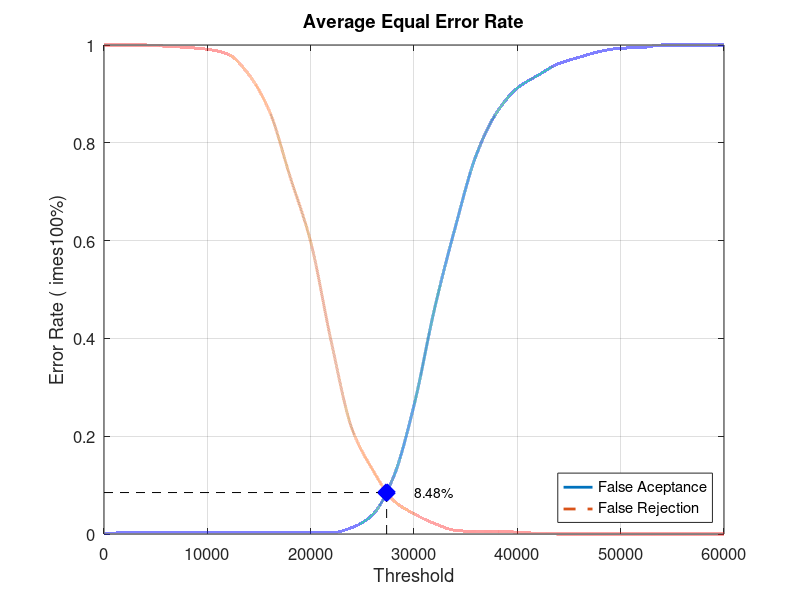
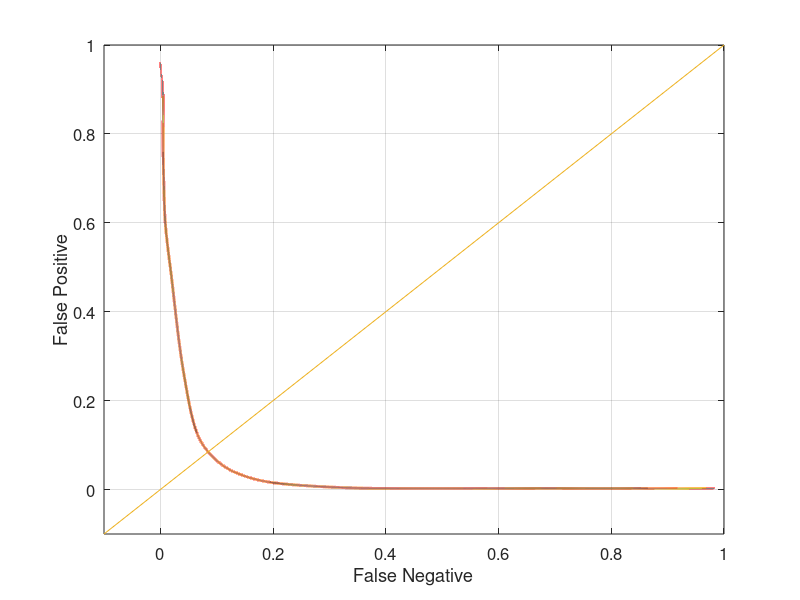

MATLAB code for these plots, in order:
close all;
clear;
clc;
x = 0:2000:60000;
xq = 0:0.5:60000;

y0 = [0 0.00263158 0.00263158 0.00263158 0.00263158 0.00263158 0.00263158 0.00263158 0.00263158 0.00263158 0.00263158 0.00263158 0.0131579 0.0394737 0.115789 0.263158 0.461842 0.627632 0.773684 0.861842 0.911842 0.938158 0.961842 0.975 0.986842 0.993421 0.994737 1 1 1 1]
yy0 = interp1(x, y0, xq, 'pchip');
y1 = [1 1 1 0.9975 0.995 0.99125 0.98125 0.94 0.865 0.73125 0.5975 0.3925 0.215 0.13125 0.06875 0.04125 0.02125 0.0075 0.005 0.005 0.00375 0.00125 0 0 0 0 0 0 0 0 0]
yy1 = interp1(x, y1, xq, 'pchip');

% Calculating EER: 
y2 = abs(y0 - y1);
find(y2 == min(y2))
yy2 = abs(yy0 - yy1);
xEER = find(yy2 == min(yy2));
xEERIndex = xq(xEER) % X-axis EER
yEER = yy0(xEER) % Y-axis EER

main = figure
plot(xq, yy0,'-','LineWidth', 2);	hold on
plot(xq, yy1,'--','LineWidth', 2);	hold on
plot([xEERIndex xEERIndex], [0 yEER], 'k--');	hold on
plot([0 xEERIndex], [yEER yEER], 'k--');	hold on
plot(xEERIndex, yEER, 'bx', 'LineWidth', 10);	hold on
text(xEERIndex + 10 * xEERIndex / 100, yEER, [num2str(round((10000 * yEER)) / 100) '%'])
legend('False Aceptance', 'False Rejection', 'Location', 'SouthEast')
xlabel('Threshold')
ylabel('Error Rate (	imes100%)')
title('Average Equal Error Rate')
set(gca, 'FontSize', 12)
axis([0 60000 0 1])
grid on

print(main, 'Experiment3AverageMain', '-dpng');
FNRxFPR = figure('Color', [1 1 1]);
plot(yy1, yy0, '-', yy1, yy0, 'LineWidth', 2);
hold on
y = -0.1:0.1:1
plot(y, y); 
set(gca, 'FontSize', 12)
xlabel('False Negative')
ylabel('False Positive')
axis([-0.1 1 -0.1 1])
set(gca, 'FontSize', 12)
grid on

print(FNRxFPR, 'Experiment3AverageFNRxFPR','-dpng');
